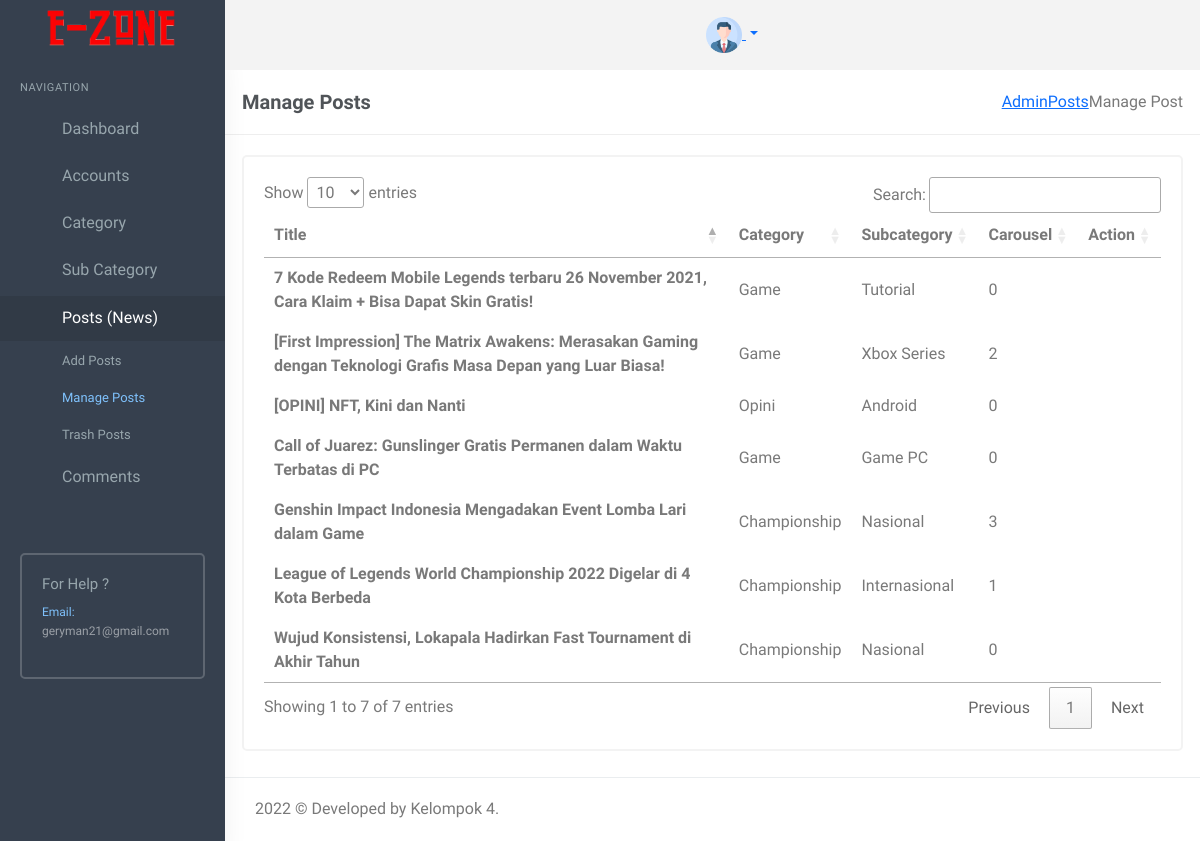
The app's page /newsportal/admin/manage-posts.php (signed in) with its own data.
### tables this page shows
CREATE TABLE `tblposts` (
  `id` int(11) NOT NULL,
  `PostTitle` longtext DEFAULT NULL,
  `carousel` int(1) NOT NULL,
  `CategoryId` int(11) DEFAULT NULL,
  `SubCategoryId` int(11) DEFAULT NULL,
  `PostDetails` longtext DEFAULT NULL,
  `PostingDate` timestamp NULL DEFAULT current_timestamp(),
  `UpdationDate` timestamp NULL DEFAULT NULL ON UPDATE current_timestamp(),
  `Is_Active` int(1) DEFAULT NULL,
  `PostUrl` mediumtext DEFAULT NULL,
  `PostImage` varchar(255) DEFAULT NULL,
  `viewCounter` int(11) DEFAULT NULL,
  `postedBy` varchar(255) DEFAULT NULL,
  `lastUpdatedBy` varchar(255) DEFAULT NULL
);

CREATE TABLE `tblcategory` (
  `id` int(11) NOT NULL,
  `CategoryName` varchar(200) DEFAULT NULL,
  `Description` mediumtext DEFAULT NULL,
  `PostingDate` timestamp NULL DEFAULT current_timestamp(),
  `UpdationDate` timestamp NULL DEFAULT NULL ON UPDATE current_timestamp(),
  `Is_Active` int(1) DEFAULT NULL
);

CREATE TABLE `tblsubcategory` (
  `SubCategoryId` int(11) NOT NULL,
  `CategoryId` int(11) DEFAULT NULL,
  `Subcategory` varchar(255) DEFAULT NULL,
  `SubCatDescription` mediumtext DEFAULT NULL,
  `PostingDate` timestamp NOT NULL DEFAULT current_timestamp(),
  `UpdationDate` timestamp NULL DEFAULT NULL ON UPDATE current_timestamp(),
  `Is_Active` int(1) DEFAULT NULL
);

### newsportal/admin/manage-posts.php (the view, shortened to what this page needs)
<?php
include('includes/config.php');
if (strlen($_SESSION['login']) == 0) {
    header('location:index.php');
} elseif ($_SESSION['utype'] == 2) {
    header('location:index.php');
} else {
?>
    <!DOCTYPE html>
    <html lang="en">
    <head>
        <link rel="stylesheet" href="../plugins/morris/morris.css">
        <link href="../plugins/jvectormap/jquery-jvectormap-2.0.2.css" rel="stylesheet" />
        <link href="assets/css/bootstrap.min.css" rel="stylesheet" type="text/css" />
        <link href="assets/css/core.css" rel="stylesheet" type="text/css" />
        <link href="assets/css/icons.css" rel="stylesheet" type="text/css" />
        <link href="assets/css/pages.css" rel="stylesheet" type="text/css" />
        <link href="assets/css/menu.css" rel="stylesheet" type="text/css" />
        <link href="assets/css/responsive.css" rel="stylesheet" type="text/css" />
        <link rel="stylesheet" href="../plugins/switchery/switchery.min.css">
        <link rel="stylesheet" href="https://cdn.datatables.net/1.11.3/css/jquery.dataTables.min.css">
    </head>
    <body class="fixed-left">
        <div id="wrapper">
            <?php include('includes/topheader.php'); ?>
            <?php include('includes/leftsidebar.php'); ?>
            <div class="content-page">
                <div class="content">
                    <div class="container">
                        <div class="row">
                            <div class="col-xs-12">
                                <div class="page-title-box">
                                    <h4 class="page-title">Manage Posts </h4>
                                    <ol class="breadcrumb p-0 m-0">
                                        <li>
                                            <a href="#">Admin</a>
                                        </li>
                                        <li>
                                            <a href="#">Posts</a>
                                        </li>
                                        <li class="active">
                                            Manage Post
                                        </li>
                                    </ol>
                                    <div class="clearfix"></div>
                                </div>
                            </div>
                        </div>
                        <div class="row">
                            <div class="col-sm-12">
                                <div class="card-box">
                                    <div class="table-responsive">
                                        <table id="table">
                                            <thead>
                                                <tr>
                                                    <th>Title</th>
                                                    <th>Category</th>
                                                    <th>Subcategory</th>
                                                    <th>Carousel</th>
                                                    <th>Action</th>
                                                </tr>
                                            </thead>
                                            <tbody>
                                                <?php
                                                $query = mysqli_query($con, "SELECT tblposts.id as postid,tblposts.PostTitle as title,tblposts.carousel as car,tblcategory.CategoryName as category,tblsubcategory.Subcategory as subcategory from tblposts left join tblcategory on tblcategory.id=tblposts.CategoryId left join tblsubcategory on tblsubcategory.SubCategoryId=tblposts.SubCategoryId where tblposts.Is_Active=1 ");
                                                $rowcount = mysqli_num_rows($query);
                                                if ($rowcount == 0) {
                                                ?>
                                                    <tr>
                                                        <td colspan="4" align="center">
                                                            <h3 style="color:red">No record found</h3>
                                                        </td>
                                                    <tr>
                                                        <?php
                                                    } else {
                                                        while ($row = mysqli_fetch_array($query)) {
                                                        ?>
                                                    <tr>
                                                        <td><b><?php echo htmlentities($row['title']); ?></b></td>
                                                        <td><?php echo htmlentities($row['category']) ?></td>
                                                        <td><?php echo htmlentities($row['subcategory']) ?></td>
                                                        <td><?php echo htmlentities($row['car']) ?>
                                                    </td>
                                                        <td><a href="edit-post.php?pid=<?php echo htmlentities($row['postid']); ?>"><i class="fa fa-pencil" style="color: #29b6f6;"></i></a>
                                                            </td>
                                                    </tr>
                                            <?php }
                                                    } ?>
                                            </tbody>
                                        </table>
                                    </div>
                                </div>
                            </div>
                        </div>
                    </div>
                </div>
                <?php include('includes/footer.php'); ?>
            </div>
        </div>
    </body>
    </html>
<?php } ?>

### newsportal/admin/includes/topheader.php (shortened to what this page needs)
<div class="topbar">
    <div class="topbar-left">
    <a class="navbar-brand" href="index.php"><img src="assets/images/Untitled3_20211204123035.png" height="50"></a>
    </div>
    <div class="navbar navbar-default" role="navigation">
        <div class="container">
            <ul class="nav navbar-nav navbar-left">
                <li>
                </li>
            </ul>
            <ul class="nav navbar-nav navbar-right">
                <li class="dropdown user-box">
                    <a href="" class="dropdown-toggle waves-effect user-link" data-toggle="dropdown" aria-expanded="true">
                        <img src="assets/images/users/avatar-1.jpg" alt="user-img" class="img-circle user-img">
                    </a>
                </li>
            </ul>
        </div>
    </div>
</div>

### newsportal/admin/includes/leftsidebar.php (shortened to what this page needs)
            <div class="left side-menu">
                <div class="sidebar-inner slimscrollleft">
                    <div id="sidebar-menu">
                        <ul>
                        	<li class="menu-title">Navigation</li>
                            <li class="has_sub">
                                <a href="dashboard.php" class="waves-effect"><i class="mdi mdi-view-dashboard"></i> <span> Dashboard </span> </a>
                            </li>
<?php if($_SESSION['utype']=='1'):?>
  <li class="has_sub">
                                <a href="javascript:void(0);" class="waves-effect"><i class="mdi mdi-format-list-bulleted"></i> <span> Accounts </span> <span class="menu-arrow"></span></a>
                            </li>
<?php endif;?>
                            <li class="has_sub">
                                <a href="javascript:void(0);" class="waves-effect"><i class="mdi mdi-format-list-bulleted"></i> <span> Category </span> <span class="menu-arrow"></span></a>
                            </li>
    <li class="has_sub">
                                <a href="javascript:void(0);" class="waves-effect"><i class="mdi mdi-format-list-bulleted"></i> <span>Sub Category </span> <span class="menu-arrow"></span></a>
                            </li>
  <li class="has_sub">
                                <a href="javascript:void(0);" class="waves-effect"><i class="mdi mdi-format-list-bulleted"></i> <span> Posts (News) </span> <span class="menu-arrow"></span></a>
                                <ul class="list-unstyled">
                                    <li><a href="add-post.php">Add Posts</a></li>
                                    <li><a href="manage-posts.php">Manage Posts</a></li>
                                     <li><a href="trash-posts.php">Trash Posts</a></li>
                                </ul>
                            </li>
   <li class="has_sub">
                                <a href="javascript:void(0);" class="waves-effect"><i class="mdi mdi-format-list-bulleted"></i> <span> Comments </span> <span class="menu-arrow"></span></a>
                            </li>
                        </ul>
                    </div>
                    <div class="help-box">
                        <h5 class="text-muted m-t-0">For Help ?</h5>
                        <p class=""><span class="text-custom">Email:</span> <br/> geryman21@gmail.com</p>
                    </div>
                </div>
            </div>

### newsportal/admin/includes/footer.php
<footer class="footer text-right">
   <?php echo date('Y');?> © Developed by Kelompok 4.
</footer>

### newsportal/admin/assets/css/core.css (style rules this page uses)
body { font-family: 'Varela Round', sans-serif; margin: 0; padding-bottom: 60px; overflow-x: hidden; color: #797979; }
html { position: relative; min-height: 100%; }
.h1, .h2, .h3, .h4, .h5, .h6, h1, h2, h3, h4, h5, h6 { color: #505458; font-family: 'Hind Madurai', sans-serif; margin: 10px 0; }
h5 { font-size: 15px; }
p { line-height: 1.6; }
* { outline: none !important; }
b, strong { font-weight: 600; font-family: 'Hind Madurai', sans-serif; }
.container { width: auto; }
.footer { border-top: 1px solid rgba(152, 166, 173, 0.2); bottom: 0; text-align: left !important; padding: 19px 30px 20px; position: absolute; right: 0; left: 225px; }
#wrapper { height: 100%; overflow: hidden; width: 100%; }
.p-0 { padding: 0 !important; }
.m-0 { margin: 0 !important; }
.m-t-0 { margin-top: 0 !important; }
.card-box { padding: 20px; border: 2px solid #f3f3f3; -webkit-border-radius: 5px; border-radius: 5px; -moz-border-radius: 5px; background-clip: padding-box; margin-bottom: 20px; background-color: #ffffff; }
.row { margin-right: -10px; margin-left: -10px; }
.col-lg-1, .col-lg-10, .col-lg-11, .col-lg-12, .col-lg-2, .col-lg-3, .col-lg-4, .col-lg-5, .col-lg-6, .col-lg-7, .col-lg-8, .col-lg-9, .col-md-1, .col-md-10, .col-md-11, .col-md-12, .col-md-2, .col-md-3, .col-md-4, .col-md-5, .col-md-6, .col-md-7, .col-md-8, .col-md-9, .col-sm-1, .col-sm-10, .col-sm-11, .col-sm-12, .col-sm-2, .col-sm-3, .col-sm-4, .col-sm-5, .col-sm-6, .col-sm-7, .col-sm-8, .col-sm-9, .col-xs-1, .col-xs-10, .col-xs-11, .col-xs-12, .col-xs-2, .col-xs-3, .col-xs-4, .col-xs-5, .col-xs-6, .col-xs-7, .col-xs-8, .col-xs-9 { padding-left: 10px; padding-right: 10px; }
.breadcrumb { background-color: transparent; margin-bottom: 15px; padding-top: 10px; padding-left: 0; }
.text-custom { color: #7fc1fc !important; }
.text-muted { color: #98a6ad !important; }
.waves-effect { position: relative; cursor: pointer; display: inline-block; overflow: hidden; -webkit-user-select: none; -moz-user-select: none; -ms-user-select: none; user-select: none; -webkit-tap-highlight-color: transparent; vertical-align: middle; z-index: 1; will-change: opacity, transform; -webkit-transition: all 0.3s ease-out; -moz-transition: all 0.3s ease-out; -o-transition: all 0.3s ease-out; -ms-transition: all 0.3s ease-out; transition: all 0.3s ease-out; }

### records on screen
tblposts: PostTitle "League of Legends World Championship 2022 Digelar di 4 Kota Berbeda", CategoryId.CategoryName "Championship", SubCategoryId.Subcategory "Internasional", carousel "1"
tblposts: PostTitle "[First Impression] The Matrix Awakens: Merasakan Gaming dengan Teknologi Grafis Masa Depan yang Luar Biasa!", CategoryId.CategoryName "Game", SubCategoryId.Subcategory "Xbox Series", carousel "2"
tblposts: PostTitle "7 Kode Redeem Mobile Legends terbaru 26 November 2021, Cara Klaim + Bisa Dapat Skin Gratis!", CategoryId.CategoryName "Game", SubCategoryId.Subcategory "Tutorial", carousel "0"
tblposts: PostTitle "[OPINI] NFT, Kini dan Nanti", CategoryId.CategoryName "Opini", SubCategoryId.Subcategory "Android", carousel "0"
tblposts: PostTitle "Call of Juarez: Gunslinger Gratis Permanen dalam Waktu Terbatas di PC", CategoryId.CategoryName "Game", SubCategoryId.Subcategory "Game PC", carousel "0"
tblposts: PostTitle "Genshin Impact Indonesia Mengadakan Event Lomba Lari dalam Game", CategoryId.CategoryName "Championship", SubCategoryId.Subcategory "Nasional", carousel "3"
tblposts: PostTitle "Wujud Konsistensi, Lokapala Hadirkan Fast Tournament di Akhir Tahun", CategoryId.CategoryName "Championship", SubCategoryId.Subcategory "Nasional", carousel "0"
